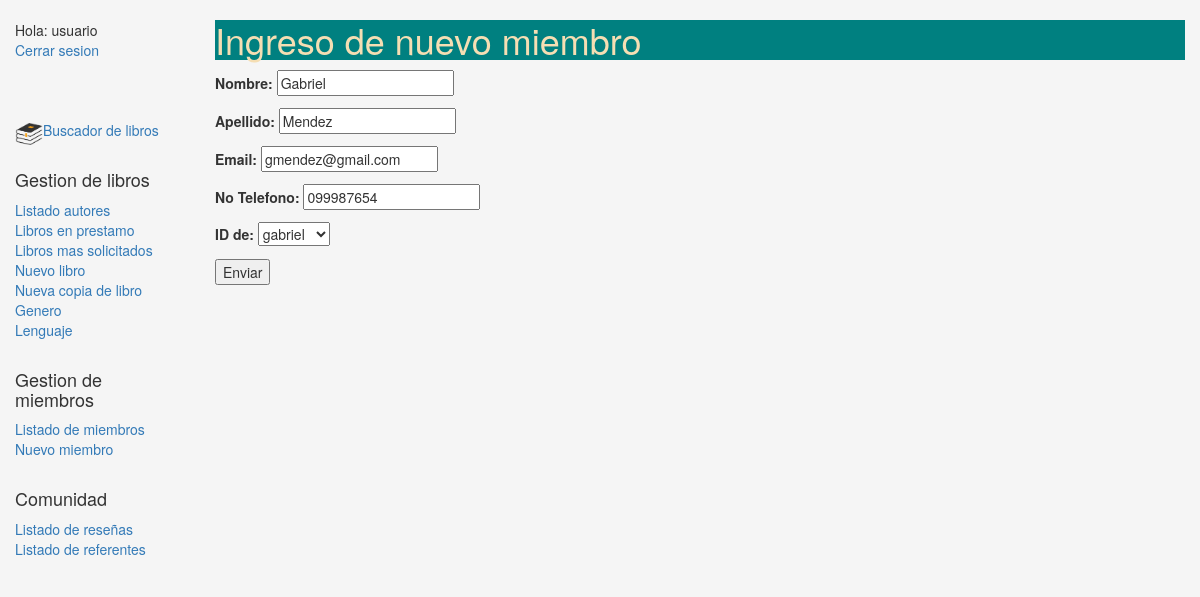
The page /gestion/editmember/3/ (signed in) on the database its author committed.
### gestion/models.py (models this page shows, shortened)
class Member(models.Model):
    first_name = models.CharField(max_length = 100, verbose_name = 'Nombre')
    last_name = models.CharField(max_length = 100, verbose_name = 'Apellido')
    email = models.EmailField(blank = True, null = True)
    phone_num = models.CharField(max_length = 15, verbose_name = 'No Telefono')
    memberID = models.ForeignKey(User, on_delete=models.SET_NULL, null = True, blank = True, verbose_name="ID de")

### gestion/views.py (the view)
# urls.py: path('editmember/<int:pk>/',views.EditMember.as_view(), name = 'edit-member'),
class EditMember(PermissionRequiredMixin,generic.UpdateView):
    model = Member
    permission_required = 'gestion.can_mark_returned'
    fields = ['first_name','last_name','email','phone_num','memberID',]
    success_url = reverse_lazy('members')

### gestion/templates/gestion/member_form.html (shortened to what this page needs)
{% extends "base_generic.html" %}
{% block content %}
<h1>Ingreso de nuevo miembro</h1>
    <form  role="form"  enctype="multipart/form-data" action="" method="POST" id="upload-image-form">
        {{ form.as_p }}
        <button type="submit" formmethod="post">Enviar</button>
    </form>
{% endblock content %}

### gestion/templates/base_generic.html (shortened to what this page needs)
<!DOCTYPE html>
<html lang="en">
<head>
  <link rel="stylesheet" href="https://maxcdn.bootstrapcdn.com/bootstrap/3.3.7/css/bootstrap.min.css">
  {% load static %}
  <link rel="stylesheet" href="{% static 'css/styles.css' %}">
</head>
<body>
  <div class="container-fluid">
    <div class="row">
      <div class="col-sm-2">
      {% block sidebar %}
      <ul class="sidebar-nav">
      {% if user.is_authenticated %}
        <li>Hola: {{ user.get_username }}</li>
        <li><a href="{% url 'logout'%}?next={{request.path}}">Cerrar sesion</a></li><br><br><br>
      {% else %}
        <li><a href="{% url 'login'%}?next={{request.path}}">Inciar sesion</a></li><br><br><br>
      {% endif %}
          {% if user.get_username == 'usuario' %}
          <img src="{% static 'home1.png' %}"  style="width: 28px;height: 28px;float: left;" />
          <li><a href="{% url 'index' %}">Buscador de libros</a></li><br>
          <h4>Gestion de libros</h4>
            <li><a href="{% url 'authors' %}">Listado autores</a></li>
            <li><a href="{% url 'all-borrowed' %}">Libros en prestamo</a></li>
            <li><a href="{% url 'most-counted' %}">Libros mas solicitados</a></li>
            <li><a href="{% url 'add-book' %}">Nuevo libro</a></li>
            <li><a href="{% url 'bookinstance' %}">Nueva copia de libro</a></li>
            <li><a href="{% url 'genre' %}">Genero</a></li>
            <li><a href="{% url 'language' %}">Lenguaje</a></li>
            <br>
          <h4>Gestion de miembros</h4>
            <li><a href="{% url 'members' %}">Listado de miembros</a></li>
            <li><a href="{% url 'add-member' %}">Nuevo miembro</a></li>
          {% endif %}
          <br><h4>Comunidad</h4>
            <li><a href="{% url 'list-reviews' %}">Listado de reseñas</a></li>
            <li><a href="{% url 'mentor-list' %}">Listado de referentes</a></li>
      </ul>
     {% endblock %}
      </div>
      <div class="col-sm-10 ">
      {% block content %}{% endblock %}
      </div>
    </div>
  </div>
</body>
</html>

### gestion/static/css/styles.css (style rules this page uses)
.sidebar-nav { margin-top: 20px; padding: 0; list-style: none; }
body { background-color: whitesmoke; }
h1 { background-color: teal; color: wheat; }

### rows shown on the page
Member: first_name "Gabriel", last_name "Mendez", email "gmendez@gmail.com", phone_num "099987654", memberID "gabriel"

### other values the page prints
{{ user.get_username }} "usuario"
